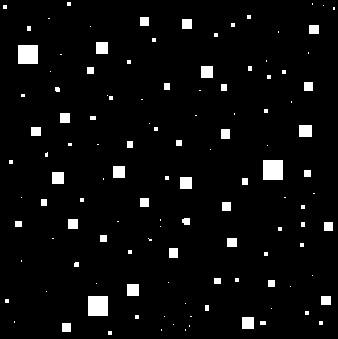
#> input picture cuadrados.tif, 338 x 339 px, given in place of lenna.jpg, which was not available
$ jupyter execute Ntb4_FiltrosS2019.ipynb   (text cells are left out)
#> lines starting #> are read from the running program, lines starting #| are printed output that depends on the picture; after the words box and inside, x2 and y2 are one past the last pixel; in counts of white or black regions, pixels touching at a corner belong together; pictures that were not available may be replaced by others from this repository, and a replacement may not be noted
[cell 1]
import numpy as np
import cv2
from scipy import ndimage
a = np.array(np.random.randint(low = 0, high = 10, size = (4,4)))
b=np.ones((2,2),dtype='uint8')

print(a)
print()
print(b)
print()
ndconv = ndimage.convolve(a, b, mode = 'constant')
print(ndconv)
print()
ndcorr=ndimage.correlate(a,b,mode='constant')
print(ndcorr)

[cell 2]
#La librería scipy tiene facilidades para calcular producto de convolución y correlación

from scipy import ndimage
import cv2
import matplotlib.pyplot as plt

a=np.array([[ 1.,  5.,  0.],
   [ 7.,  2.,  9.],
   [ 2.,  3.,  4.]],dtype='uint8')
b=np.array([[ 1.,  2.],
            [ 3.,  4.]],dtype='uint8')

#Expande los bordes con el valor 0
print(a)
print()

ndconv = ndimage.convolve(a, b, mode = 'constant') #trabaja con [[4,3],[2,1]]
print(ndconv)
print()
print(b)
print()
ndcorr=ndimage.correlate(a,b,mode='constant')
print(ndcorr)

[cell 3]
cvfilter = cv2.filter2D(a, -1, b,borderType = cv2.BORDER_CONSTANT)
#El -1 indica que la salida será del mismo tipo que a
#Este tipo de bordertype rellena con ceros
#Se tiene el mismo resultado que con la función anterior
print(cvfilter)

[cell 4]
cvfilter = cv2.filter2D(a, -1, b,borderType = cv2.BORDER_REPLICATE)
#El -1 indica que la salida será del mismo tipo que a
#Este tipo de bordertype rellena replicando primera fila y primera columna
#En la esquina pone el valor de a[0][0]
print(cvfilter)

[cell 5]
print(a)
b1=np.ones((2,2),dtype='uint8')
print(b1)
print()
cvfilter = cv2.filter2D(a, -1, b1,borderType = cv2.BORDER_REPLICATE)
#El -1 indica que la salida será del mismo tipo que a
print(cvfilter)

[cell 6]
import numpy as np

kernel=np.array([[7,8,3],[1,1,0],[1,2,1]])

kernel_reversed=np.rot90(np.rot90(kernel))
print(kernel)
print()
print(kernel_reversed)

[cell 7]
import numpy as np
import cv2
from scipy import ndimage

A=np.array([[1,2,1,5],[2,5,3,1],[1,4,1,0],[1,3,0,2]],'uint8')
kernel=np.array([[7,8,3],[1,1,0],[1,2,1]],dtype='uint8')

dst=ndimage.correlate(A, kernel, mode = 'constant')
dstcv = cv2.filter2D(A, -1, kernel,borderType=cv2.BORDER_CONSTANT)

print("Matriz\n",A);print("\nKernel o Máscara\n",kernel);
print("\nResultado con ndimage.correlate 2D\n",dst)

print("\nResultado Filtrado con filter2D de openCV 2D\n",dstcv)

[cell 8]
#Utilizo filter2D para hacer suavizado
def mascara(x):
    return(np.ones((x,x),np.float32)/(x*x))


import cv2
import numpy as np
from matplotlib import pyplot as plt

img = cv2.imread('lenna.jpg',0)
#> img: shape (339, 338); 4.3% white; 120 white regions (73 under 20 px), largest, box (x1, y1, x2, y2) and area: (263, 160, 283, 180) 400, (88, 296, 108, 316) 400, (18, 45, 38, 64) 380
n=int(input("Ingrese tamaño máscara (n positivo)):"))
#> the answer given: 3
kernel=mascara(n)

dst = cv2.filter2D(img,0,kernel)
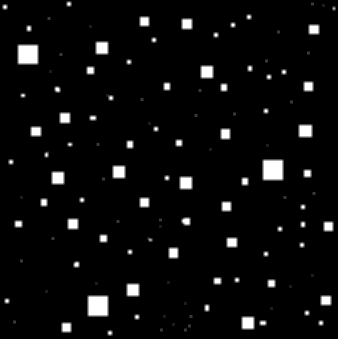
#> dst: shape (339, 338); min 0, max 255, mean 11

plt.subplot(121),plt.imshow(img,cmap='gray'),plt.title('Original')
plt.xticks([]), plt.yticks([])
plt.subplot(122),plt.imshow(dst,cmap='gray'),plt.title('Promediada, Máscara %d' %(n))
plt.xticks([]), plt.yticks([])
plt.show()
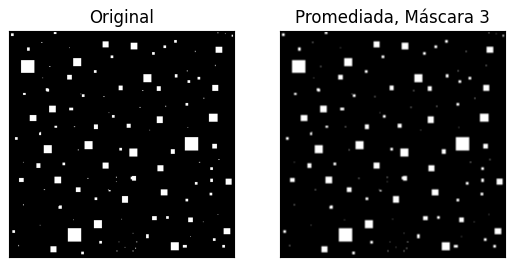
#> figure drawn by matplotlib, 2 panels

[cell 9]
#Filtro gaussiano
import cv2
import numpy as np
import matplotlib.pyplot as plt

img = cv2.imread('lenna.jpg')#carga la imagen como numpy de uint8
#> img is the input picture: shape (339, 338, 3); 4.3% white; 120 white regions (73 under 20 px), largest, box (x1, y1, x2, y2) and area: (263, 160, 283, 180) 400, (88, 296, 108, 316) 400, (18, 45, 38, 64) 380
gris = cv2.cvtColor(img, cv2.COLOR_BGR2GRAY)#Convierte en escala de grises
n=int(input('Ingrese tamaño matriz para filtro gaussiano (número impar y positivo) '))
#> the answer given: 3

blur = cv2.GaussianBlur(gris,(n,n),0)

fig = plt.gcf()
fig.set_size_inches(18.5, 10.5)

plt.subplot(121),plt.imshow(gris,cmap='gray',vmin=0,vmax=255),plt.title('Original')
plt.xticks([]), plt.yticks([])
plt.subplot(122),plt.imshow(blur,cmap='gray',vmin=0,vmax=255),plt.title('Filtro Gaussiano')
plt.xticks([]), plt.yticks([])
#print(type(blur[0] [0]))#verifica que devuelve uint8
plt.show()
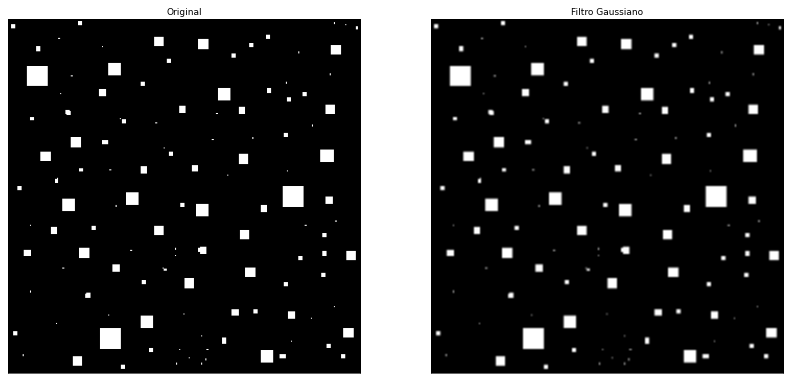
#> figure drawn by matplotlib, 2 panels

[cell 10]
#Probaremos el filtro gaussiano añadiendo ruido gaussiano
#Generamos una imagen con ruido
import cv2
import numpy as np
import matplotlib.pyplot as plt

img = cv2.imread('lenna.jpg')    # numpy-array of shape (N, M); dtype=np.uint8
gris = cv2.cvtColor(img, cv2.COLOR_BGR2GRAY)#Convierte en escala de grises.

mean = 5.0   # valor medio
std = 20.0    # desviación estándar
ruido = np.random.normal(mean, std, gris.shape)
imagen_con_ruido=gris+ruido
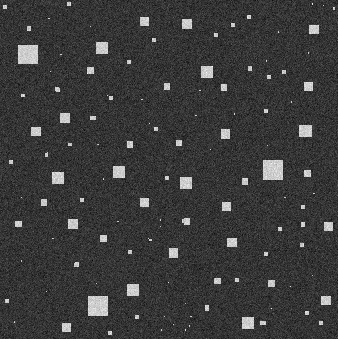
#> imagen_con_ruido: shape (339, 338) float64; min -81.67, max 340.9, mean 16; drawn with min black and max white
imagen_ruidosa_recortada = np.clip(imagen_con_ruido,0,255) #para que no salga de los límites
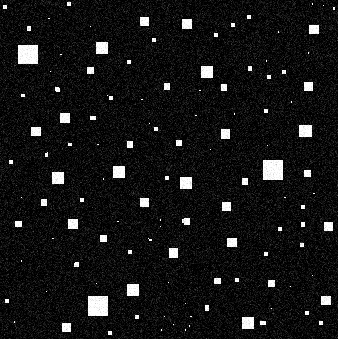
#> imagen_ruidosa_recortada: shape (339, 338) float64; min 0, max 255, mean 21.1

imagenfinal=np.uint8(imagen_ruidosa_recortada)

#Aplico filtro gaussiano mascara de 5
blur = cv2.GaussianBlur(imagenfinal,(5,5),0)

fig = plt.gcf()
fig.set_size_inches(18.5, 10.5)

plt.subplot(131),plt.imshow(gris,cmap='gray',vmin=0,vmax=255),plt.title('Original')
plt.xticks([]), plt.yticks([])
plt.subplot(132),plt.imshow(imagenfinal,cmap='gray',vmin=0,vmax=255),plt.title('Con ruido')
plt.xticks([]), plt.yticks([])

plt.subplot(133),plt.imshow(blur,cmap='gray',vmin=0,vmax=255),plt.title('Con filtro Gaussiano')
plt.xticks([]), plt.yticks([])
plt.show()

[cell 11]
import cv2
import matplotlib.pyplot as plt

img = cv2.imread('lenna.jpg')    # numpy-array of shape (N, M); dtype=np.uint8

gris = cv2.cvtColor(img, cv2.COLOR_BGR2GRAY)#Convierte en escala de grises

#Filtro de la mediana
n= int(input('Ingrese el tamaño de la máscara (n): '))
#> the answer given: 3

median = cv2.medianBlur(gris,n)#filtro de la mediana
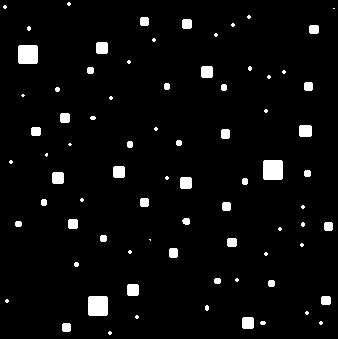
#> median: shape (339, 338); 4% white; 78 white regions (34 under 20 px), largest, box (x1, y1, x2, y2) and area: (263, 160, 283, 180) 396, (88, 296, 108, 316) 396, (18, 45, 38, 64) 376

fig = plt.gcf()
fig.set_size_inches(18.5, 10.5)
plt.subplot(121),plt.imshow(gris,cmap='gray',vmin=0,vmax=255),plt.title('Imagen')

plt.subplot(122),plt.imshow(median,cmap='gray',vmin=0,vmax=255),plt.title('Filtro Mediana')

plt.show()
#Para ver el efecto agregarle ruido salt & pepper

[cell 12]
#Generar una imagen con ruido sal y pimienta
#Aplicar filtro de mediana
import numpy as np
import random
import cv2

def sp_noise(image,prob,thres):
#agregar ruido salt and pepper noise a una imagen
#prob=probabilidad del ruido

#> called with prob = 0.05, thres = 0.8
    output = np.zeros(image.shape,np.uint8)

    for i in range(image.shape[0]):
        for j in range(image.shape[1]):
            rdn = random.random() #devuelve flotante entre 0.0 y 1.
            if rdn < prob:
                output[i][j] = 0
            elif rdn > thres:
                output[i][j] = 255
            else:
                output[i][j] = image[i][j]
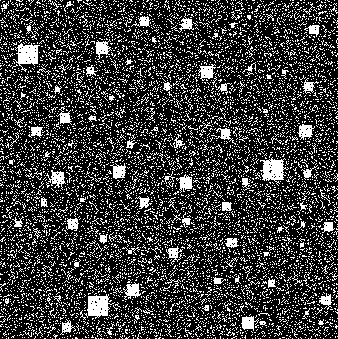
#> output: shape (339, 338); 23.3% white in thin lines or dots
    return output

image = cv2.imread('lenna.jpg')
image= cv2.cvtColor(image,cv2.COLOR_BGR2GRAY)
noise_img = sp_noise(image,0.05,0.8) #prob=5% ruido=8%

cv2.imwrite('lennasp_noise.jpg', noise_img)
n=int(input('Ingrese tamaño kernel (n), positivo impar: '))
#> the answer given: 3
median = cv2.medianBlur(noise_img,n)#filtro de la mediana
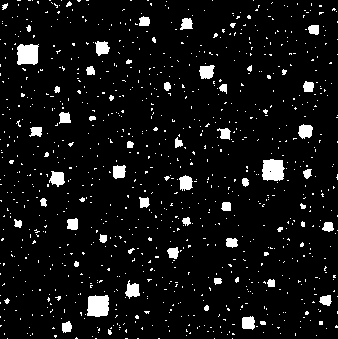
#> median: shape (339, 338); 6.5% white; 966 white regions (909 under 20 px), largest, box (x1, y1, x2, y2) and area: (262, 159, 285, 181) 423, (87, 295, 109, 317) 423, (17, 44, 39, 65) 399

fig = plt.gcf()
fig.set_size_inches(18.5, 10.5)
plt.subplot(131),plt.imshow(image,cmap='gray',vmin=0,vmax=255),plt.title('Imagen')
plt.subplot(132),plt.imshow(noise_img,cmap='gray',vmin=0,vmax=255),plt.title('Imagen con ruido')
plt.subplot(133),plt.imshow(median,cmap='gray',vmin=0,vmax=255),plt.title('Filtro Mediana')

plt.show()
